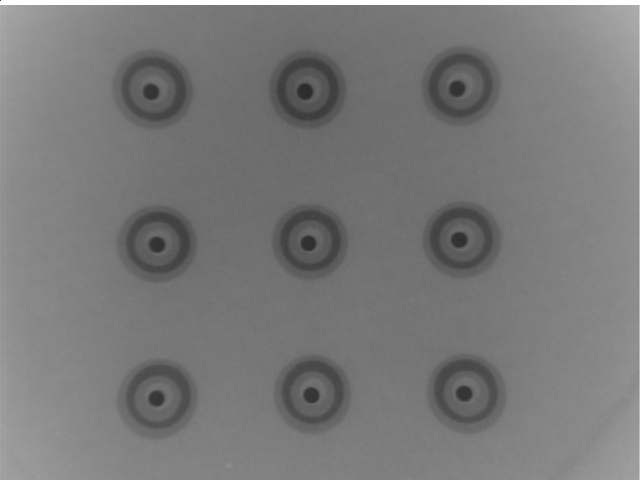
#> input picture P02BL_98.JPG, 640 x 480 px
$ python -i panelOffsetCalc.py   (imports and definitions only)
#> lines starting #> are read from the running program, lines starting #| are printed output that depends on the picture; after the words box and inside, x2 and y2 are one past the last pixel; in counts of white or black regions, pixels touching at a corner belong together
#> further down, picture is the input picture: shape (480, 640); min 41, max 255, mean 121.3
"""
Provides Offset Calculations for Two Concatenated Circles
Shows offset information for an entire panel registration (4 images)

files need to be in format:
P##AA_###.jpg or png
P and two panel number slots
Image position - BL, BR, TL, TR (bottom or top, left or right)
_ underscore
### two or three digits for drill diameter

@author: JoshuaJ
"""

import cv2
import numpy as np
import math
import os


# [12 lines left out: function loadImg, not called in this run]


def threshMask(grayImage):
    # Use a GaussianBlur to smoothen xray artifacts
    blur = cv2.GaussianBlur(grayImage, (7,7), 0)

    # threshold with an adaptive mean due to narrow histogram
    # binary inverse threshold due to the way contours are found and our original image color
    thresh = cv2.adaptiveThreshold(blur, 255, cv2.ADAPTIVE_THRESH_MEAN_C,
        cv2.THRESH_BINARY_INV, 21, 2)
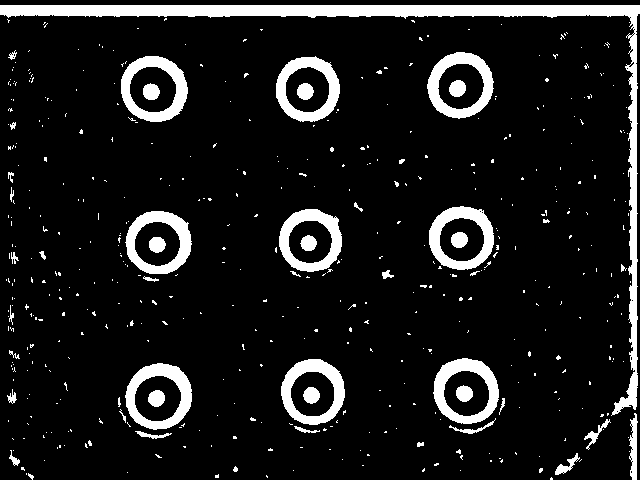
#> thresh: shape (480, 640); 10.4% white; 490 white regions (441 under 20 px), largest, box (x1, y1, x2, y2) and area: (0, 5, 640, 416) 10043, (121, 56, 188, 122) 1854, (125, 363, 192, 430) 1850

    # Perform a one iteration opening operation under a 5x5 elliptical kernel
    kernel = cv2.getStructuringElement(cv2.MORPH_ELLIPSE, (5,5))
    opening = cv2.morphologyEx(thresh, cv2.MORPH_OPEN, kernel, iterations = 1)
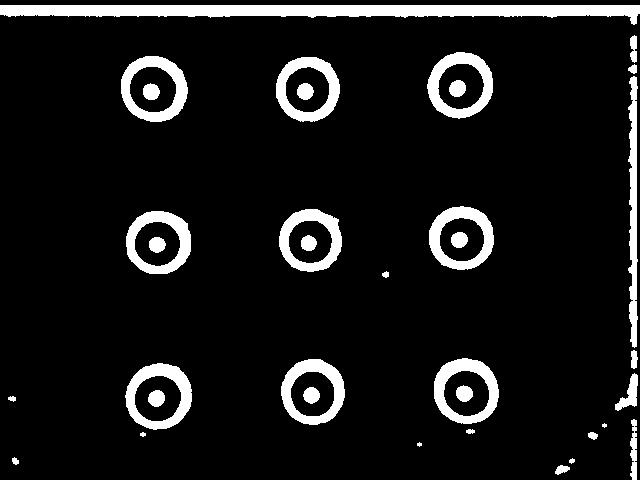
#> opening: shape (480, 640); 9.3% white; 35 white regions (2 under 20 px), largest, box (x1, y1, x2, y2) and area: (0, 5, 640, 25) 7229, (121, 56, 188, 122) 1850, (125, 363, 192, 430) 1849

    return thresh


# [361 lines left out: functions imgCont_Hier, getConcatCircles, getCirclePair, filterCC, centroids, parChildDist and 10 more, not called in this run]


# [2 lines not run here, left out]

>>> import cv2
>>> picture = cv2.imread('P02BL_98.JPG', cv2.IMREAD_GRAYSCALE)
>>> result = threshMask(picture)

$ run again, on P03TL_79.JPG
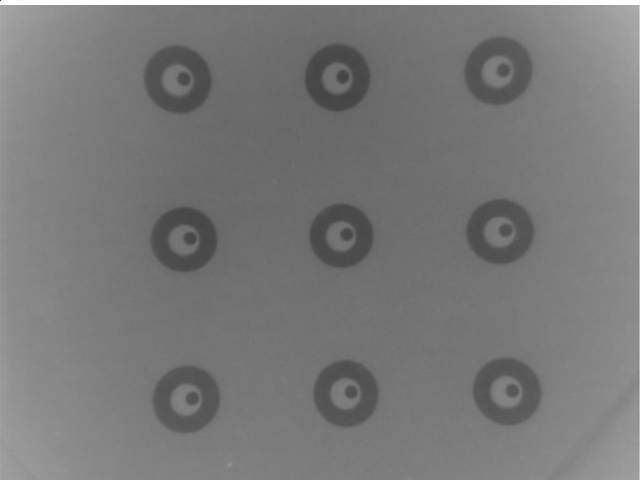
#> input picture P03TL_79.JPG, 640 x 480 px
#> picture is the input picture: shape (480, 640); min 67, max 255, mean 120.7
#> in threshMask, `thresh = cv2.adaptiveThreshold(blur, 255, cv2.ADAPTIVE_THRESH_MEAN_C, ..`:
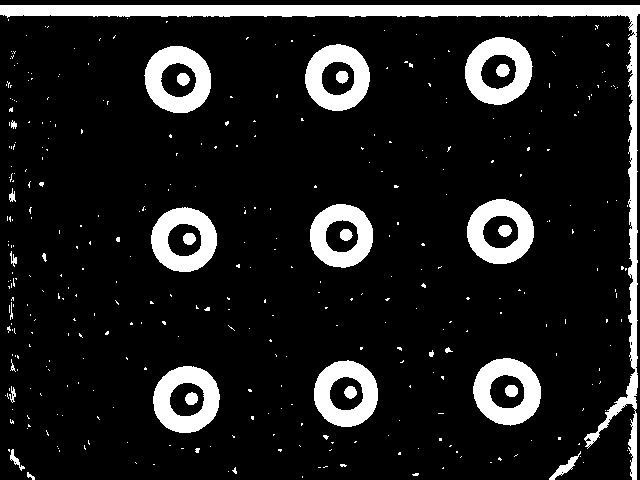
#> thresh: shape (480, 640); 12% white; 375 white regions (344 under 20 px), largest, box (x1, y1, x2, y2) and area: (0, 5, 640, 480) 10783, (473, 358, 541, 426) 2659, (465, 37, 533, 105) 2657
#> in threshMask, `opening = cv2.morphologyEx(thresh, cv2.MORPH_OPEN, kernel, iterations ..`:
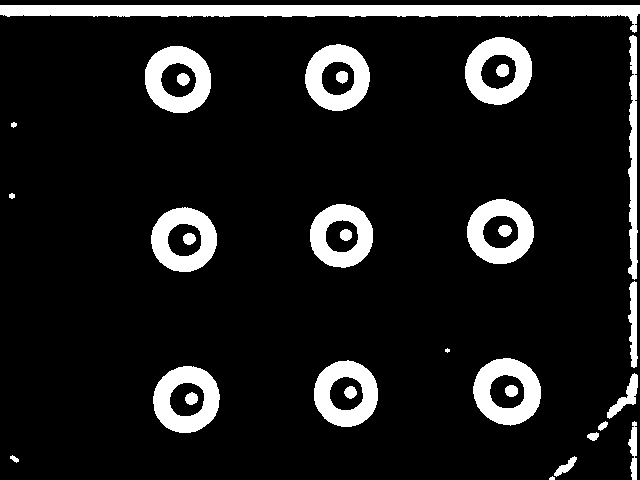
#> opening: shape (480, 640); 11.3% white; 31 white regions (2 under 20 px), largest, box (x1, y1, x2, y2) and area: (0, 5, 640, 33) 7254, (473, 358, 541, 426) 2656, (465, 37, 532, 105) 2655
